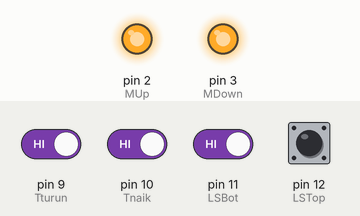
Recording of a sketch running on a simulated Arduino Nano, built with avr-gcc and run on an emulated ATmega328P. On the bench: output pins drawn as LEDs (lit = HIGH). The test bench sets the inputs (shaded band); at power-on: pin 9 (Tturun), pin 10 (Tnaik), pin 11 (LSBot) HIGH, pin 12 (LSTop) LOW.

Above: at 1.2 s.
1.3 s: pin 9 (Tturun) driven LOW
At 2.4 s:
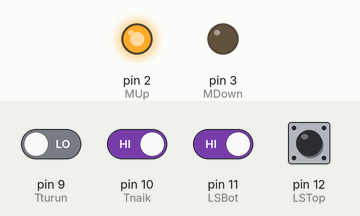
2.8 s: pin 10 (Tnaik) driven LOW and pin 11 (LSBot) driven LOW
At 3.6 s:
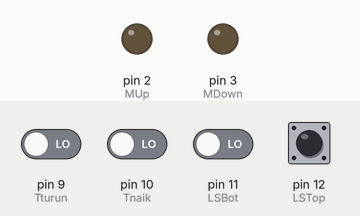
4.3 s: pin 12 (LSTop) pulled HIGH for 0.15 s
At 4.4 s:
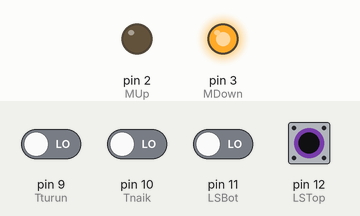
6.0 s: pin 11 (LSBot) driven HIGH
At 7.2 s:
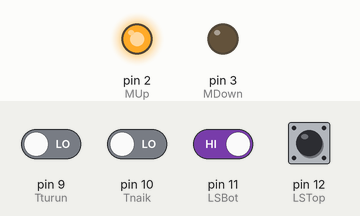
7.5 s: pin 11 (LSBot) driven LOW
At 8.4 s:
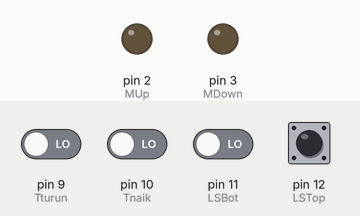
Timing chart, 0 to 10.0 s (numbered marks = the images above; inputs shaded):
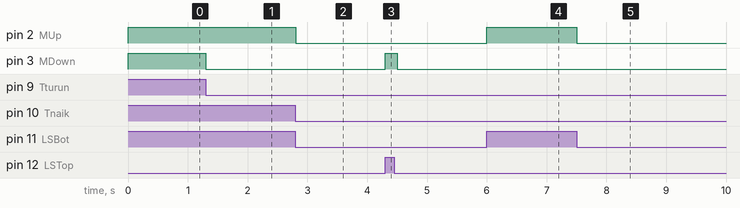

The sketch:

lift-nano.ino
```cpp
//Tombol naik & Turun
const int Tnaik = 10;
const int Tturun = 9;

//LimitSwitch atas & bawah
const int LSTop = 12;
const int LSBot = 11;

//relay untuk motor naik & turun
const int MUp = 2;
const int MDown = 3;

void setup()
{
  pinMode(Tnaik, INPUT);
  pinMode(Tturun, INPUT);
  pinMode(LSTop, INPUT);
  pinMode(LSBot, INPUT);

  pinMode(MUp, OUTPUT);
  pinMode(MDown, OUTPUT);
  digitalWrite(MUp, HIGH);
  digitalWrite(MDown, HIGH);

  int TN = digitalRead(Tnaik);
  int LA = digitalRead(LSTop);
  int TT = digitalRead(Tturun);
  int LB = digitalRead(LSBot);
  if (LA == HIGH && LB == HIGH)
  {
    digitalWrite(MDown, LOW);
  }
  Serial.begin(9600);
}

void loop()
{
  int TN = digitalRead(Tnaik);
  int LA = digitalRead(LSTop);
  int TT = digitalRead(Tturun);
  int LB = digitalRead(LSBot);
  if (LB == LOW && TN == LOW)
  {
    digitalWrite(MUp, LOW);
  }
  if (LB == HIGH && LA == LOW)
  {
    digitalWrite(MUp, HIGH);
  }
  if (LA == LOW && TT == LOW)
  {
    digitalWrite(MDown, LOW);
  }
  if (LA == HIGH && LB == LOW)
  {
    digitalWrite(MDown, HIGH);
  }

  delay(100);
}
```

Measured:
- after the input at 1.3 s, pin 3 (MDown): HIGH → LOW at once
- after the input at 2.8 s, pin 2 (MUp): HIGH → LOW at once
- after the input at 4.3 s, pin 3 (MDown): LOW → HIGH at once, → LOW 0.20 s later
- after the input at 6.0 s, pin 2 (MUp): LOW → HIGH at once
- after the input at 7.5 s, pin 2 (MUp): HIGH → LOW at once
